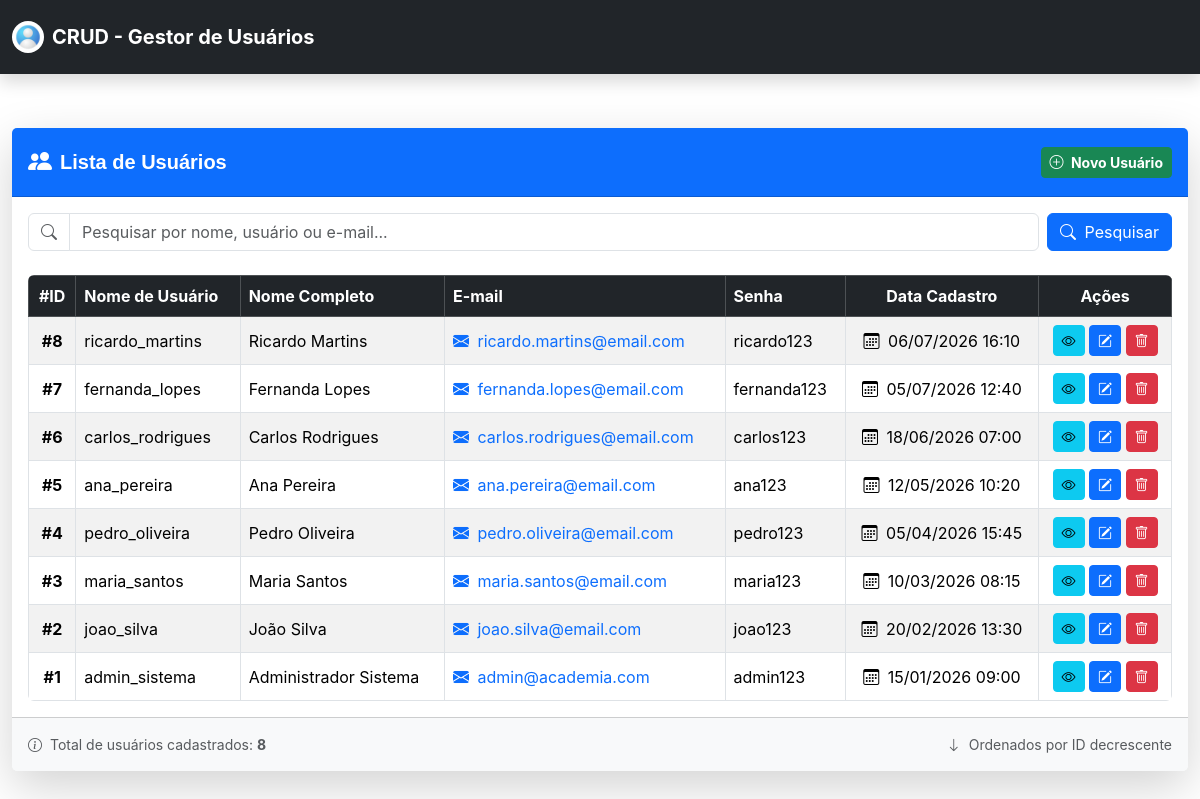
The page /templates/users/index.php on the database its author committed.
### tables this page shows
CREATE TABLE IF NOT EXISTS `tb_users` (
  `id` int NOT NULL AUTO_INCREMENT,
  `username` varchar(50) NOT NULL,
  `first_name` varchar(100) NOT NULL,
  `last_name` varchar(100) NOT NULL,
  `email` varchar(100) NOT NULL,
  `password` varchar(255) NOT NULL,
  `created_at` timestamp NULL DEFAULT CURRENT_TIMESTAMP,
  `updated_at` timestamp NULL DEFAULT CURRENT_TIMESTAMP ON UPDATE CURRENT_TIMESTAMP,
  PRIMARY KEY (`id`),
  UNIQUE KEY `username` (`username`),
  UNIQUE KEY `email` (`email`)
);

### templates/users/index.php (the view, shortened to what this page needs)
<?php
require_once __DIR__ . "/../../includes/core/bootstrap.php";
$current_page = "users";
$search = isset($_GET['search']) ? trim($_GET['search']) : '';
$search_term = '%' . $search . '%';
if (!empty($search)) {
    $sql = "SELECT * FROM tb_users WHERE username LIKE ? OR first_name LIKE ? OR last_name LIKE ? OR email LIKE ? ORDER BY id DESC";
    $stmt = $conn->prepare($sql);
    $stmt->bind_param("ssss", $search_term, $search_term, $search_term, $search_term);
    $stmt->execute();
    $result = $stmt->get_result();
    $users = $result->fetch_all(MYSQLI_ASSOC) ?? [];
    $stmt->close();
} else {
    $sql = "SELECT * FROM tb_users ORDER BY id DESC";
    $result = $conn->query($sql);
    $users = $result->fetch_all(MYSQLI_ASSOC) ?? [];
}
require_once __DIR__ . "/../../includes/layouts/header.php";
?>
<section class="user-section py-5">
    <div class="container">
        <div class="row">
            <div class="col-12">
                <div class="card border-0 shadow-lg">
                    <div class="card-header bg-primary text-white py-3 d-flex flex-column flex-md-row justify-content-between align-items-center gap-3">
                        <div class="d-flex align-items-center">
                            <i class="bi bi-people-fill fs-4 me-2"></i>
                            <h5 class="fw-bold mb-0">Lista de Usuários</h5>
                        </div>
                        <div class="d-flex flex-wrap gap-2">
                            <a href="create.php" class="btn btn-success btn-sm fw-bold">
                                <i class="bi bi-plus-circle me-1"></i>
                                Novo Usuário
                            </a>
                        </div>
                    </div>
                    <div class="card-body">
                        <form action="<?= htmlspecialchars($_SERVER['PHP_SELF'], ENT_QUOTES, 'UTF-8'); ?>" method="GET" class="row g-2 align-items-center mb-4" role="search">
                            <div class="col">
                                <div class="input-group">
                                    <span class="input-group-text bg-white">
                                        <i class="bi bi-search text-muted"></i>
                                    </span>
                                    <input
                                        type="search"
                                        name="search"
                                        id="search"
                                        class="form-control"
                                        placeholder="Pesquisar por nome, usuário ou e-mail..."
                                        autocomplete="off"
                                        value="<?= htmlspecialchars($_GET['search'] ?? '', ENT_QUOTES, 'UTF-8'); ?>">
                                </div>
                            </div>
                            <div class="col-auto">
                                <button type="submit" class="btn btn-primary">
                                    <i class="bi bi-search me-1"></i>
                                    Pesquisar
                                </button>
                            </div>
                        </form>
                        <div class="table-responsive">
                            <table class="table table-striped table-hover table-bordered align-middle mb-0">
                                <thead class="table-dark">
                                    <tr>
                                        <th class="text-center">#ID</th>
                                        <th>Nome de Usuário</th>
                                        <th>Nome Completo</th>
                                        <th>E-mail</th>
                                        <th>Senha</th>
                                        <th class="text-center">Data Cadastro</th>
                                        <th class="text-center">Ações</th>
                                    </tr>
                                </thead>
                                <tbody>
                                    <?php if (count($users) > 0): ?>
                                        <?php foreach ($users as $user): ?>
                                            <tr>
                                                <td class="text-center fw-bold">#<?= $user['id']; ?></td>
                                                <td><?= htmlspecialchars($user['username']); ?></td>
                                                <td><?= htmlspecialchars($user['first_name'] . ' ' . $user['last_name']); ?></td>
                                                <td>
                                                    <a href="mailto:<?= htmlspecialchars($user['email']); ?>" class="text-decoration-none">
                                                        <i class="bi bi-envelope-fill me-1"></i>
                                                        <?= htmlspecialchars($user['email']); ?>
                                                    </a>
                                                </td>
                                                <td><?= htmlspecialchars($user['password']); ?></td>
                                                <td class="text-center text-nowrap">
                                                    <i class="bi bi-calendar3 me-1"></i>
                                                    <?= date('d/m/Y H:i', strtotime($user['created_at'])); ?>
                                                </td>
                                                <td class="text-center text-nowrap">
                                                    <a href="view.php?id=<?= $user['id']; ?>" class="btn btn-info btn-sm" title="Visualizar">
                                                        <i class="bi bi-eye"></i>
                                                    </a>
                                                    <a href="edit.php?id=<?= $user['id']; ?>" class="btn btn-primary btn-sm" title="Editar">
                                                        <i class="bi bi-pencil-square"></i>
                                                    </a>
                                                    <a href="delete.php?id=<?= $user['id']; ?>" class="btn btn-danger btn-sm" title="Excluir" onclick="return confirm('Tem certeza que deseja excluir?')">
                                                        <i class="bi bi-trash"></i>
                                                    </a>
                                                </td>
                                            </tr>
                                        <?php endforeach; ?>
                                    <?php endif; ?>
                                </tbody>
                            </table>
                        </div>
                    </div>
                    <div class="card-footer bg-light py-3 d-flex flex-column flex-md-row justify-content-between align-items-center gap-2">
                        <small class="text-muted">
                            <i class="bi bi-info-circle me-1"></i>
                            <?php if (!empty($search)): ?>
                                Mostrando <strong><?= count($users); ?></strong> resultado(s) para <strong>"<?= htmlspecialchars($search, ENT_QUOTES, 'UTF-8'); ?>"</strong>
                            <?php else: ?>
                                Total de usuários cadastrados: <strong><?= count($users); ?></strong>
                            <?php endif; ?>
                        </small>
                        <small class="text-muted">
                            <i class="bi bi-arrow-down me-1"></i>
                            Ordenados por ID decrescente
                        </small>
                    </div>
                </div>
            </div>
        </div>
    </div>
</section>
<?php require_once __DIR__ . "/../../includes/layouts/footer.php"; ?>

### includes/layouts/header.php (shortened to what this page needs)
<?php
$current_page = $current_page ?? 'home';
?>
<!DOCTYPE html>
<html lang="pt-BR">
<head>
    <link rel="stylesheet" href="<?= URL_BASE ?>assets/vendor/bootstrap/css/bootstrap.min.css">
    <link rel="stylesheet" href="<?= URL_BASE ?>assets/vendor/bootstrap-icons/bootstrap-icons.css">
    <link rel="stylesheet" href="<?= URL_BASE ?>assets/css/styles.css">
</head>
<body data-page="<?= $current_page ?>">
    <?php require_once __DIR__ . '/navbar.php'; ?>
    <main>

### includes/layouts/navbar.php
<nav class="navbar navbar-dark bg-dark fixed-top py-3 shadow">
    <div class="container-fluid">
        <a class="navbar-brand fw-bold d-flex align-items-center gap-2" href="javascript:void(0)">
            <img src="<?= URL_BASE ?>assets/img/logo/user-logo.png" alt="Logo" style="width: 32px; height: 32px; object-fit: cover; border-radius: 50%;">
            CRUD - Gestor de Usuários
        </a>
    </div>
</nav>

### includes/layouts/footer.php (shortened to what this page needs)
    </main>
</body>
</html>

### assets/css/styles.css (style rules this page uses)
:root { --bs-success: #198754; --bs-info: #0dcaf0; --bs-primary: #0d6efd; --bs-danger: #dc3545; --bs-warning: #ffc107; --color-body-bg: #ffffff; --color-body-text: #212529; }
*, *::before, *::after { margin: 0; padding: 0; box-sizing: border-box; }
body { font-family: "Inter", "Poppins", sans-serif; background-color: var(--color-body-bg); color: var(--color-body-text); overflow-x: hidden; padding-top: 0; }
h1, h2, h3, h4, h5, h6 { font-family: "Poppins", sans-serif; }
a { text-decoration: none; }
.container, .container-fluid { max-width: 1200px !important; }

### assets/css/users.css (style rules this page uses)
.table-responsive { border-radius: calc(6 / 16 * 1rem); }

### templates/users/index.php (style rules this page uses)
body[data-page="users"] { padding-top: 80px !important; }

### rows shown on the page
tb_users: id "8", username "ricardo_martins", first_name+last_name "Ricardo Martins", email "ricardo.martins@email.com", password "ricardo123", created_at "06/07/2026 16:10"
tb_users: id "7", username "fernanda_lopes", first_name+last_name "Fernanda Lopes", email "fernanda.lopes@email.com", password "fernanda123", created_at "05/07/2026 12:40"
tb_users: id "6", username "carlos_rodrigues", first_name+last_name "Carlos Rodrigues", email "carlos.rodrigues@email.com", password "carlos123", created_at "18/06/2026 07:00"
tb_users: id "5", username "ana_pereira", first_name+last_name "Ana Pereira", email "ana.pereira@email.com", password "ana123", created_at "12/05/2026 10:20"
tb_users: id "4", username "pedro_oliveira", first_name+last_name "Pedro Oliveira", email "pedro.oliveira@email.com", password "pedro123", created_at "05/04/2026 15:45"
tb_users: id "3", username "maria_santos", first_name+last_name "Maria Santos", email "maria.santos@email.com", password "maria123", created_at "10/03/2026 08:15"
tb_users: id "2", username "joao_silva", first_name+last_name "João Silva", email "joao.silva@email.com", password "joao123", created_at "20/02/2026 13:30"
tb_users: id "1", username "admin_sistema", first_name+last_name "Administrador Sistema", email "admin@academia.com", password "admin123", created_at "15/01/2026 09:00"

### other values the page prints
count($users) "8"
